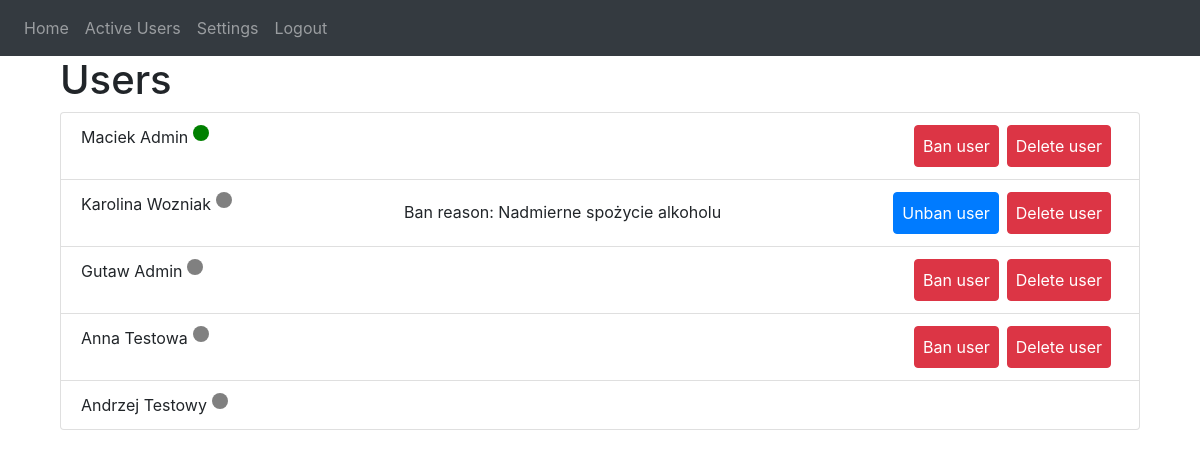
The app's page /manage (signed in) with its own data.
### website/models.py (models this page shows)
class User(db.Model, UserMixin):
    id = db.Column(db.Integer, primary_key=True)
    first_name = db.Column(db.String(50), nullable=False)
    last_name = db.Column(db.String(50), nullable=False)
    email = db.Column(db.String(100), unique=True, nullable=False)
    password = db.Column(db.String(100), nullable=False)
    is_moderator = db.Column(db.Boolean, default=False)
    is_online = db.Column(db.Boolean, default=True)
    last_seen = db.Column(db.DateTime(timezone=True), default=func.now())

class Ban(db.Model):
    id = db.Column(db.Integer, primary_key=True)
    user_id = db.Column(db.Integer, db.ForeignKey('user.id'), nullable=False)
    reason = db.Column(db.String(200), nullable=False)
    timestamp = db.Column(db.DateTime(timezone=True), default=func.now())

### website/views.py (the view)
@views.route('/manage', methods=['GET', 'POST'])
def manage():
    def is_user_online(user):
        return user.is_online
    def is_user_banned(user):
        return Ban.query.filter_by(user_id=user.id).first()
    users = User.query.all()
    return render_template("manage.html", user=current_user, users=users, is_user_online=is_user_online, is_user_banned=is_user_banned)

### website/__init__.py (called while the page is built)
def create_app():
    app = Flask(__name__)
    app.config['SECRET_KEY'] = 'hjshjhdjah kjshkjdhjs'
    app.config['SQLALCHEMY_DATABASE_URI'] = f'sqlite:///{DB_NAME}'
    db.init_app(app)
    socketio.init_app(app)
    from .views import views
    from .auth import auth
    app.register_blueprint(views, url_prefix='/')
    app.register_blueprint(auth, url_prefix='/')
    from .models import User
    with app.app_context():
        db.create_all()
    login_manager = LoginManager()
    login_manager.login_view = 'auth.login'
    login_manager.init_app(app)
    @login_manager.user_loader
    def load_user(id):
        return User.query.get(int(id))
    return app

### website/views.py (called while the page is built)
@views.before_request
@login_required
def update_last_seen():
    user = User.query.filter_by(id=current_user.id).first()
    if user:
        user.is_online = True
        user.last_seen = datetime.now()
        db.session.commit()

@views.before_request
@login_required
def update_is_user_online():
    users = User.query.all()
    for user in users:
        if user.is_online:
            time_since_activity = (
                datetime.now() - user.last_seen).seconds / 60
            print(
                f"{user.first_name} {user.last_name} last seen: {time_since_activity}")
            if time_since_activity >= 10:
                user.is_online = False
                db.session.commit()

### website/templates/manage.html (shortened to what this page needs)
{% extends "base.html" %} {% block title %}Administrator's panel{% endblock %} {% block content %}
<div class="container">
   <h1>Users</h1>
   <ul class="list-group">
      {% for user_ in users %}
      <li class="list-group-item d-flex">
         {{ user_.first_name }} {{ user_.last_name }} {% if
         is_user_online(user_) %}
         <span class="dot dot-green mr-auto p-2"></span>
         {% else %}
         <span class="dot dot-gray mr-auto p-2"></span>
         {% endif %} {% if user_.id != current_user.id %}
         {% if not is_user_banned(user_) %}
         <button class="btn btn-danger ban-user-btn p-2 mr-2" data-userid="{{ user_.id }}">
            Ban user
         </button>
         {% else %}
         <div class="mr-auto p-2">Ban reason: {{ is_user_banned(user_).reason }}</div>
         <button class="btn btn-primary unban-user-btn p-2 mr-2" data-userid="{{ user_.id }}">
            Unban user
         </button>
         {% endif %}
         <button class="btn btn-danger delete-user-btn p-2 mr-2" data-userid="{{ user_.id }}">
            Delete user
         </button>
         {% endif %}
      </li>
      {% endfor %}
   </ul>
</div>
{% endblock %}

### website/static/css/style.css (style rules this page uses)
.dot { height: 10px; width: 10px; border-radius: 50%; display: inline-block; margin-left: 5px; }
.dot-green { background-color: green; }
.dot-gray { background-color: gray; }

### records on screen
User: first_name "Maciek", last_name "Admin", is_online True (drawn)
User: first_name "Karolina", last_name "Wozniak"
Ban: reason "Nadmierne spożycie alkoholu"
User: first_name "Gutaw", last_name "Admin"
User: first_name "Anna", last_name "Testowa"
User: first_name "Andrzej", last_name "Testowy"
